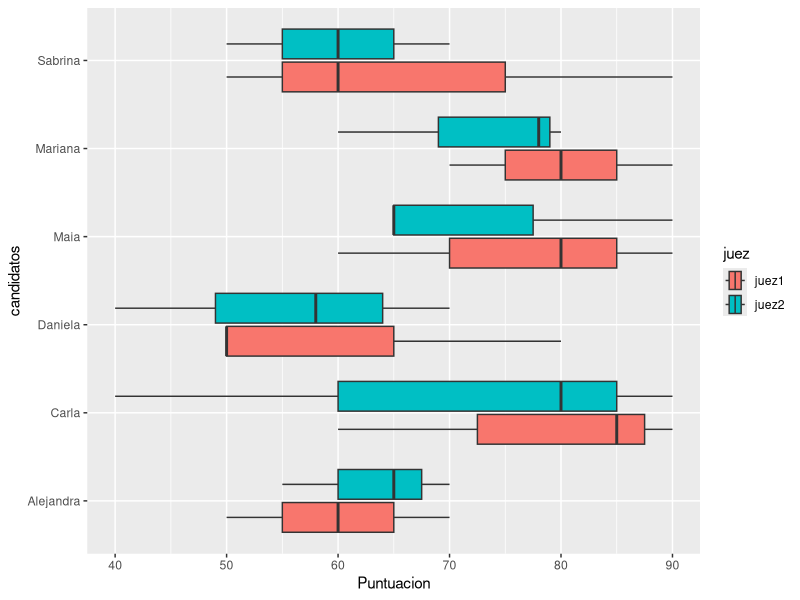
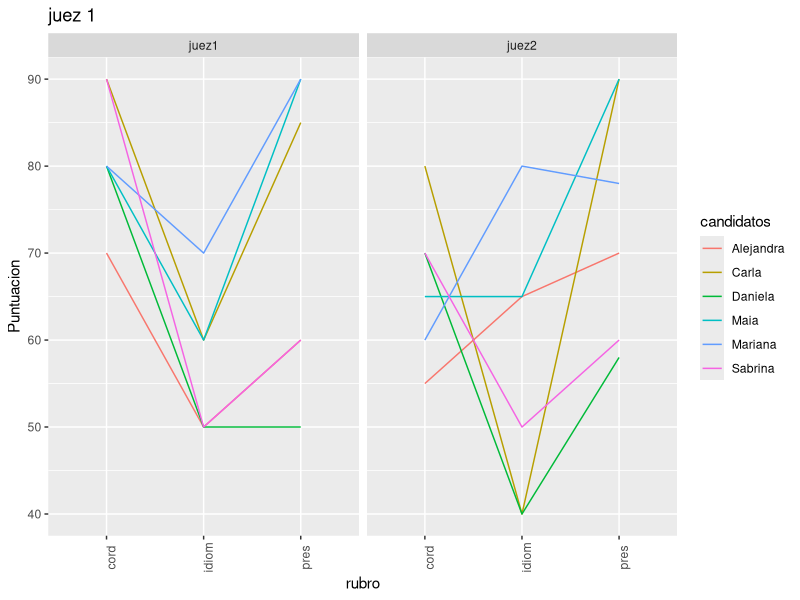
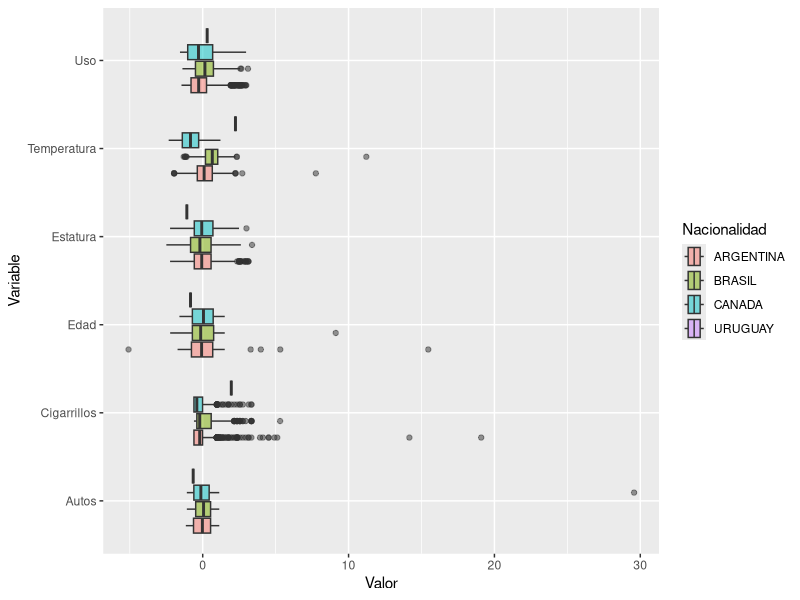

Generate these figures, in order, with R:
## ---- chunk 1
knitr::opts_chunk$set(echo = TRUE)
## ---- chunk 2
library("readxl")
library('tidyverse')
library('here')
## ---- chunk 3
library(readxl)#lectura
library(dplyr) #manipulacion de datos
library(kableExtra) #tablas
library(ggplot2) #graficos
library(tidyverse) #manipulacion de datos
library(ggpubr) #para juntar
library(ggforce) # grafico de violin y jitter
library(GGally) # ggpairs
library(corrplot) # para correlogramas
## ---- chunk 4
here::here()
## ---- chunk 5
recepcionistas <- read_excel("recepcionistas.xls")
## ---- chunk 6
colnames(recepcionistas) <- gsub(" ", "", colnames(recepcionistas))
## ---- chunk 7
glimpse(recepcionistas)
## ---- chunk 8
recepcionistas %>% head()
## ---- chunk 9
recep_tidy = recepcionistas %>%  pivot_longer(cols = 2:7, # Columnas que deseas transformar
               names_to = "Variable",   # Nombre de la nueva columna de variables
               values_to = "Puntuacion") %>% 
  separate_wider_delim(Variable, delim = ".", names = c("rubro", "juez")) %>% 
  mutate(candidatos = as.factor(candidatos),
         rubro = as.factor(rubro),
         juez = as.factor(juez))
## ---- chunk 10
recep_tidy %>% head(5)
## ---- chunk 11
recep_tidy %>% 
  group_by(juez, candidatos) %>% 
  summarise(promedio = mean(Puntuacion)) %>% 
  pivot_wider(names_from = juez, values_from = promedio)
## ---- chunk 12
recep_tidy %>% 
  group_by(juez, candidatos) %>% 
  summarise(promedio = mean(Puntuacion)) %>% 
  filter(juez =="juez1") %>% 
  arrange(-promedio)

recep_tidy %>% 
  group_by(juez, candidatos) %>% 
  summarise(promedio = mean(Puntuacion)) %>% 
  filter(juez =="juez2") %>% 
  arrange(-promedio)

## ---- chunk 13
recep_tidy %>% 
  group_by(candidatos) %>% 
  summarise(promedio = mean(Puntuacion)) %>% 
  arrange(-promedio)
## ---- chunk 14
recep_tidy %>% 
  pivot_wider(names_from = c(rubro, juez), values_from = Puntuacion) %>% 
  mutate(cord_juez1 = scale(cord_juez1),
         pres_juez1 = scale(pres_juez1),
         idiom_juez1 = scale(idiom_juez1),
         cord_juez2 = scale(cord_juez2),
         pres_juez2 = scale(pres_juez2),
         idiom_juez2 = scale(idiom_juez2))
## ---- chunk 15
cbind(recepcionistas$candidatos, data.frame(scale(recepcionistas[,2:7])) )
## ---- chunk 16
recep_tidy %>% 
  group_by(juez, candidatos) %>% 
  summarise(promedio = mean(Puntuacion)) %>% 
  pivot_wider(names_from = juez, values_from = promedio) %>% 
  mutate(juez1 = scale(juez1), 
         juez2 = scale(juez2))
## ---- chunk 17
cbind(recepcionistas$candidatos, recepcionistas[, c(1, 5:7)] %>% mutate(promedio_J2 = (recepcionistas$cord.juez2+recepcionistas$pres.juez2+recepcionistas$idiom.juez2)/3)  %>% select(promedio_J2) %>% scale() %>% data.frame() )

## ---- chunk 18
cbind(recepcionistas$candidatos, recepcionistas[, c(1, 2:4)] %>% 
        mutate(promedio_J1 = (recepcionistas$cord.juez1+recepcionistas$pres.juez1+recepcionistas$idiom.juez1)/3) %>%
        select(promedio_J1) %>% 
        scale() %>% 
        data.frame())
## ---- chunk 19
recep_tidy %>% ggplot(aes(x=Puntuacion, y = candidatos, fill = juez)) + 
  geom_boxplot() 
## ---- chunk 20
ggplot(recep_tidy,aes(x=rubro,y=Puntuacion,color=candidatos))+
  geom_line(aes(group =candidatos))+ 
  labs(title = "juez 1") + 
  theme(axis.text.x  = element_text(angle=90))+
  facet_row(~juez)
## ---- chunk 21
internet = read_excel("Internet2013.xls")
## ---- chunk 22
internet %>% select(Nacionalidad,
                    Edad,
                    Estatura,
                    Uso,
                    Temperatura,
                    Autos,
                    Cigarrillos) %>% 
  mutate_if(is.numeric, ~scale(.)) %>% 
  pivot_longer(names_to ="Variable", values_to = 'Valor', cols = 2:7) %>% 
  ggplot(aes(x=Valor, y= Variable, fill = Nacionalidad))+
  geom_boxplot(alpha=0.5)
